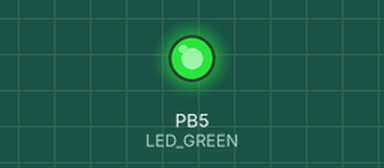
This program was run on a simulated ATmega328P, built with avr-gcc and emulated at 16 MHz. Shown: output pins drawn as LEDs (lit = HIGH).

Above: at 1.1 s.
At 26.8 s:
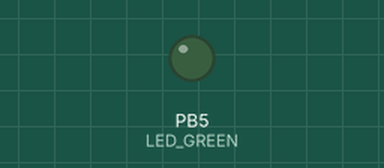
Timing chart, 0 to 38.1 s (numbered marks = the images above):
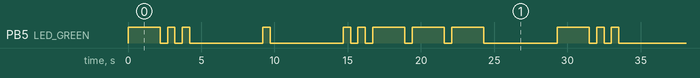

The program:

main.c
```c
// (licence header left out)
/* Defines -----------------------------------------------------------*/
#define LED_GREEN   PB5     // AVR pin where green LED is connected
#define SHORTSPACE_DELAY 500
#define SHORT_DELAY 500
#define LONG_DELAY 2200
#define SPACE_DELAY 5000    // Delay in miliseconds
#ifndef F_CPU
#define F_CPU 16000000      // CPU frequency in Hz required for delay func
#endif

/* Includes ----------------------------------------------------------*/
#include <util/delay.h>     // Functions for busy-wait delay loops
#include <avr/io.h>         // AVR device-specific IO definitions

/* Variables ---------------------------------------------------------*/

/* Function prototypes -----------------------------------------------*/

/* Functions ---------------------------------------------------------*/
/**
 * Toggle one LED and use the function from the delay library.
 */
int main(void)
{
    // Set pin as output in Data Direction Register
    // DDRB = DDRB or 0010 0000
    DDRB = DDRB | (1<<LED_GREEN); // | or

    // Set pin LOW in Data Register (LED off)
    // PORTB = PORTB and 1101 1111
    PORTB = PORTB & ~(1<<LED_GREEN); // & and

    // Infinite loop
    while (1)
    {


		PORTB = PORTB ^ (1<<LED_GREEN); // xor
		_delay_ms(LONG_DELAY);
		PORTB = PORTB ^ (1<<LED_GREEN);


		_delay_ms(SHORTSPACE_DELAY);


		PORTB = PORTB ^ (1<<LED_GREEN);
		_delay_ms(SHORT_DELAY);
		PORTB = PORTB ^ (1<<LED_GREEN);

		_delay_ms(SHORTSPACE_DELAY);

		PORTB = PORTB ^ (1<<LED_GREEN); // xor
		_delay_ms(SHORT_DELAY);
		PORTB = PORTB ^ (1<<LED_GREEN); // xor

		_delay_ms(SPACE_DELAY);


		PORTB = PORTB ^ (1<<LED_GREEN); // xor
		_delay_ms(SHORT_DELAY);
		PORTB = PORTB ^ (1<<LED_GREEN); // xor

		_delay_ms(SPACE_DELAY);


		PORTB = PORTB ^ (1<<LED_GREEN); // xor
		_delay_ms(SHORT_DELAY);
		PORTB = PORTB ^ (1<<LED_GREEN); // xor

		_delay_ms(SHORTSPACE_DELAY);

		PORTB = PORTB ^ (1<<LED_GREEN); // xor
		_delay_ms(SHORT_DELAY);
		PORTB = PORTB ^ (1<<LED_GREEN); // xor

		_delay_ms(SHORTSPACE_DELAY);

		PORTB = PORTB ^ (1<<LED_GREEN); // xor
		_delay_ms(LONG_DELAY);
		PORTB = PORTB ^ (1<<LED_GREEN); // xor

		_delay_ms(SHORTSPACE_DELAY);

		PORTB = PORTB ^ (1<<LED_GREEN); // xor
		_delay_ms(LONG_DELAY);
		PORTB = PORTB ^ (1<<LED_GREEN); // xor

		_delay_ms(SHORTSPACE_DELAY);

		PORTB = PORTB ^ (1<<LED_GREEN); // xor
		_delay_ms(LONG_DELAY);
		PORTB = PORTB ^ (1<<LED_GREEN); // xor

		_delay_ms(SPACE_DELAY);


        // Invert LED in Data Register
        // PORTB = PORTB xor 0010 0000
       // PORTB = PORTB ^ (1<<LED_GREEN); // xor
    }

    // Will never reach this
    return 0;
}

/* Interrupt routines ------------------------------------------------*/
```

Measured:
- by itself, PB5 (LED_GREEN): repeats every 29.3 s: 2 × (LOW 0.50 s, HIGH 0.50 s), 2 × (LOW 5.0 s, HIGH 0.50 s), LOW 0.50 s, HIGH 0.50 s, 3 × (LOW 0.50 s, HIGH 2.2 s), LOW 5.0 s, HIGH 2.2 s
- by itself, everything shown: repeats every 29.3 s, in 18 steps
